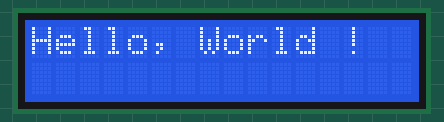
A sketch run on a simulated Arduino Uno, built with avr-gcc and run on an emulated ATmega328P. On the bench: 16×2 character LCD.

Above: at 0.1 s.
At 2.1 s:
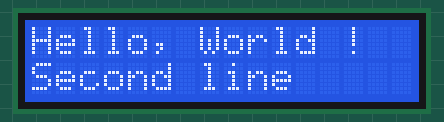
At 5.1 s:
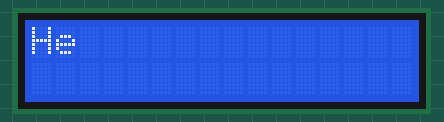
At 8.1 s:
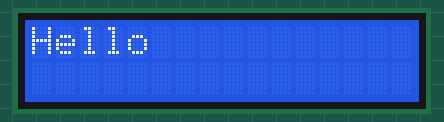
At 11.1 s:
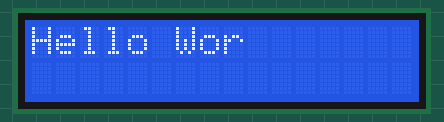
At 14.1 s:
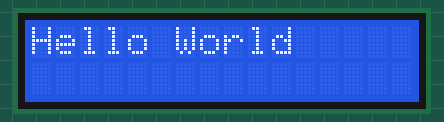

Measured:
- by itself, everything shown: repeats every 17.0 s, in 13 steps
- what the display in image 1 shows lasts 2.0 s, from 2.1 s to 4.1 s
- what the display in image 2 shows lasts 1.0 s, from 5.1 s to 6.1 s
- what the display in image 5 shows lasts 3.0 s, from 14.1 s to 17.1 s

The sketch:

lcd.ino
```cpp
#include <LiquidCrystal.h>

const int rs=12, en=11;
const int d4=2 , d5=3, d6=4, d7=5;
LiquidCrystal lcd(rs, en, d4, d5, d6,d7);

void setup()
{
  lcd.begin(16,2);

}

void loop()
{
  lcd.setCursor(0,0);
  lcd.print("Hello, World !");
  delay(2000);
  lcd.setCursor(0,1);
  lcd.print("Second line");
  delay(2000);
  lcd.clear();
  lcd.setCursor(0,0);
  char s[]="Hello World";
  int i=0;
  for(i=0;i<sizeof(s);i++)
  {

    lcd.print(s[i]);
    if(s[i]==' ')
      continue;
    delay(1000);
  }
  delay(2000);
}
```
